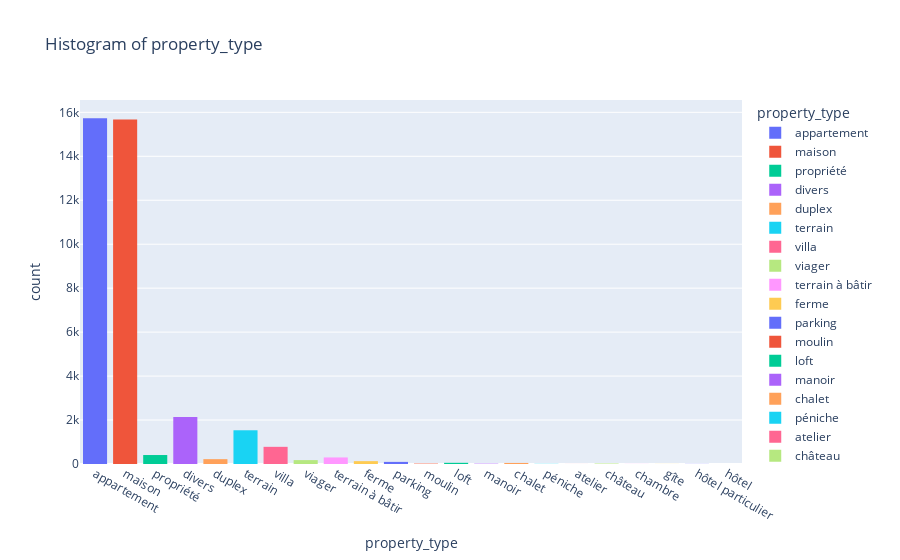

Notebook code for this chart:
### Code cell
prep.histogram(df,'property_type')

### Figure 1 — Plotly figure (JSON) as saved in the notebook; plotly's stock layout.template omitted (floating-point values rounded to 4 significant figures; data arrays with more than 128 entries replaced by an {"elided": "..."} marker saying what was removed)
{"data": [{"alignmentgroup": "True", "bingroup": "x", "hovertemplate": "property_type=%{x}<br>count=%{y}<extra></extra>", "legendgroup": "appartement", "marker": {"color": "#636efa", "pattern": {"shape": ""}}, "name": "appartement", "nbinsx": 100, "offsetgroup": "appartement", "orientation": "v", "showlegend": true, "type": "histogram", "x": {"elided": "15733 str values"}, "xaxis": "x", "yaxis": "y"}, {"alignmentgroup": "True", "bingroup": "x", "hovertemplate": "property_type=%{x}<br>count=%{y}<extra></extra>", "legendgroup": "maison", "marker": {"color": "#EF553B", "pattern": {"shape": ""}}, "name": "maison", "nbinsx": 100, "offsetgroup": "maison", "orientation": "v", "showlegend": true, "type": "histogram", "x": {"elided": "15675 str values"}, "xaxis": "x", "yaxis": "y"}, {"alignmentgroup": "True", "bingroup": "x", "hovertemplate": "property_type=%{x}<br>count=%{y}<extra></extra>", "legendgroup": "propriété", "marker": {"color": "#00cc96", "pattern": {"shape": ""}}, "name": "propriété", "nbinsx": 100, "offsetgroup": "propriété", "orientation": "v", "showlegend": true, "type": "histogram", "x": {"elided": "408 str values"}, "xaxis": "x", "yaxis": "y"}, {"alignmentgroup": "True", "bingroup": "x", "hovertemplate": "property_type=%{x}<br>count=%{y}<extra></extra>", "legendgroup": "divers", "marker": {"color": "#ab63fa", "pattern": {"shape": ""}}, "name": "divers", "nbinsx": 100, "offsetgroup": "divers", "orientation": "v", "showlegend": true, "type": "histogram", "x": {"elided": "2137 str values"}, "xaxis": "x", "yaxis": "y"}, {"alignmentgroup": "True", "bingroup": "x", "hovertemplate": "property_type=%{x}<br>count=%{y}<extra></extra>", "legendgroup": "duplex", "marker": {"color": "#FFA15A", "pattern": {"shape": ""}}, "name": "duplex", "nbinsx": 100, "offsetgroup": "duplex", "orientation": "v", "showlegend": true, "type": "histogram", "x": {"elided": "220 str values"}, "xaxis": "x", "yaxis": "y"}, {"alignmentgroup": "True", "bingroup": "x", "hovertemplate": "property_type=%{x}<br>count=%{y}<extra></extra>", "legendgroup": "terrain", "marker": {"color": "#19d3f3", "pattern": {"shape": ""}}, "name": "terrain", "nbinsx": 100, "offsetgroup": "terrain", "orientation": "v", "showlegend": true, "type": "histogram", "x": {"elided": "1534 str values"}, "xaxis": "x", "yaxis": "y"}, {"alignmentgroup": "True", "bingroup": "x", "hovertemplate": "property_type=%{x}<br>count=%{y}<extra></extra>", "legendgroup": "villa", "marker": {"color": "#FF6692", "pattern": {"shape": ""}}, "name": "villa", "nbinsx": 100, "offsetgroup": "villa", "orientation": "v", "showlegend": true, "type": "histogram", "x": {"elided": "781 str values"}, "xaxis": "x", "yaxis": "y"}, {"alignmentgroup": "True", "bingroup": "x", "hovertemplate": "property_type=%{x}<br>count=%{y}<extra></extra>", "legendgroup": "viager", "marker": {"color": "#B6E880", "pattern": {"shape": ""}}, "name": "viager", "nbinsx": 100, "offsetgroup": "viager", "orientation": "v", "showlegend": true, "type": "histogram", "x": {"elided": "177 str values"}, "xaxis": "x", "yaxis": "y"}, {"alignmentgroup": "True", "bingroup": "x", "hovertemplate": "property_type=%{x}<br>count=%{y}<extra></extra>", "legendgroup": "terrain à bâtir", "marker": {"color": "#FF97FF", "pattern": {"shape": ""}}, "name": "terrain à bâtir", "nbinsx": 100, "offsetgroup": "terrain à bâtir", "orientation": "v", "showlegend": true, "type": "histogram", "x": {"elided": "298 str values"}, "xaxis": "x", "yaxis": "y"}, {"alignmentgroup": "True", "bingroup": "x", "hovertemplate": "property_type=%{x}<br>count=%{y}<extra></extra>", "legendgroup": "ferme", "marker": {"color": "#FECB52", "pattern": {"shape": ""}}, "name": "ferme", "nbinsx": 100, "offsetgroup": "ferme", "orientation": "v", "showlegend": true, "type": "histogram", "x": {"elided": "130 str values"}, "xaxis": "x", "yaxis": "y"}, {"alignmentgroup": "True", "bingroup": "x", "hovertemplate": "property_type=%{x}<br>count=%{y}<extra></extra>", "legendgroup": "parking", "marker": {"color": "#636efa", "pattern": {"shape": ""}}, "name": "parking", "nbinsx": 100, "offsetgroup": "parking", "orientation": "v", "showlegend": true, "type": "histogram", "x": ["parking", "parking", "parking", "parking", "parking", "parking", "parking", "parking", "parking", "parking", "parking", "parking", "parking", "parking", "parking", "parking", "parking", "parking", "parking", "parking", "parking", "parking", "parking", "parking", "parking", "parking", "parking", "parking", "parking", "parking", "parking", "parking", "parking", "parking", "parking", "parking", "parking", "parking", "parking", "parking", "parking", "parking", "parking", "parking", "parking", "parking", "parking", "parking", "parking", "parking", "parking", "parking", "parking", "parking", "parking", "parking", "parking", "parking", "parking", "parking", "parking", "parking", "parking", "parking", "parking", "parking", "parking", "parking", "parking", "parking", "parking", "parking", "parking", "parking", "parking", "parking", "parking", "parking", "parking", "parking", "parking", "parking", "parking", "parking", "parking", "parking", "parking", "parking", "parking", "parking", "parking", "parking", "parking", "parking", "parking", "parking"], "xaxis": "x", "yaxis": "y"}, {"alignmentgroup": "True", "bingroup": "x", "hovertemplate": "property_type=%{x}<br>count=%{y}<extra></extra>", "legendgroup": "moulin", "marker": {"color": "#EF553B", "pattern": {"shape": ""}}, "name": "moulin", "nbinsx": 100, "offsetgroup": "moulin", "orientation": "v", "showlegend": true, "type": "histogram", "x": ["moulin", "moulin", "moulin", "moulin", "moulin", "moulin", "moulin", "moulin", "moulin", "moulin", "moulin", "moulin", "moulin", "moulin", "moulin", "moulin", "moulin"], "xaxis": "x", "yaxis": "y"}, {"alignmentgroup": "True", "bingroup": "x", "hovertemplate": "property_type=%{x}<br>count=%{y}<extra></extra>", "legendgroup": "loft", "marker": {"color": "#00cc96", "pattern": {"shape": ""}}, "name": "loft", "nbinsx": 100, "offsetgroup": "loft", "orientation": "v", "showlegend": true, "type": "histogram", "x": ["loft", "loft", "loft", "loft", "loft", "loft", "loft", "loft", "loft", "loft", "loft", "loft", "loft", "loft", "loft", "loft", "loft", "loft", "loft", "loft", "loft", "loft", "loft", "loft", "loft", "loft", "loft", "loft", "loft", "loft", "loft", "loft", "loft", "loft", "loft", "loft", "loft", "loft", "loft", "loft", "loft", "loft", "loft", "loft", "loft", "loft", "loft", "loft", "loft", "loft", "loft", "loft", "loft", "loft"], "xaxis": "x", "yaxis": "y"}, {"alignmentgroup": "True", "bingroup": "x", "hovertemplate": "property_type=%{x}<br>count=%{y}<extra></extra>", "legendgroup": "manoir", "marker": {"color": "#ab63fa", "pattern": {"shape": ""}}, "name": "manoir", "nbinsx": 100, "offsetgroup": "manoir", "orientation": "v", "showlegend": true, "type": "histogram", "x": ["manoir", "manoir", "manoir", "manoir", "manoir", "manoir", "manoir", "manoir", "manoir", "manoir", "manoir", "manoir", "manoir", "manoir", "manoir"], "xaxis": "x", "yaxis": "y"}, {"alignmentgroup": "True", "bingroup": "x", "hovertemplate": "property_type=%{x}<br>count=%{y}<extra></extra>", "legendgroup": "chalet", "marker": {"color": "#FFA15A", "pattern": {"shape": ""}}, "name": "chalet", "nbinsx": 100, "offsetgroup": "chalet", "orientation": "v", "showlegend": true, "type": "histogram", "x": ["chalet", "chalet", "chalet", "chalet", "chalet", "chalet", "chalet", "chalet", "chalet", "chalet", "chalet", "chalet", "chalet", "chalet", "chalet", "chalet", "chalet", "chalet", "chalet", "chalet", "chalet", "chalet", "chalet", "chalet", "chalet", "chalet", "chalet", "chalet", "chalet", "chalet", "chalet", "chalet", "chalet", "chalet", "chalet", "chalet", "chalet", "chalet", "chalet", "chalet", "chalet", "chalet", "chalet", "chalet", "chalet", "chalet", "chalet", "chalet"], "xaxis": "x", "yaxis": "y"}, {"alignmentgroup": "True", "bingroup": "x", "hovertemplate": "property_type=%{x}<br>count=%{y}<extra></extra>", "legendgroup": "péniche", "marker": {"color": "#19d3f3", "pattern": {"shape": ""}}, "name": "péniche", "nbinsx": 100, "offsetgroup": "péniche", "orientation": "v", "showlegend": true, "type": "histogram", "x": ["péniche", "péniche", "péniche", "péniche", "péniche", "péniche", "péniche", "péniche"], "xaxis": "x", "yaxis": "y"}, {"alignmentgroup": "True", "bingroup": "x", "hovertemplate": "property_type=%{x}<br>count=%{y}<extra></extra>", "legendgroup": "atelier", "marker": {"color": "#FF6692", "pattern": {"shape": ""}}, "name": "atelier", "nbinsx": 100, "offsetgroup": "atelier", "orientation": "v", "showlegend": true, "type": "histogram", "x": ["atelier", "atelier"], "xaxis": "x", "yaxis": "y"}, {"alignmentgroup": "True", "bingroup": "x", "hovertemplate": "property_type=%{x}<br>count=%{y}<extra></extra>", "legendgroup": "château", "marker": {"color": "#B6E880", "pattern": {"shape": ""}}, "name": "château", "nbinsx": 100, "offsetgroup": "château", "orientation": "v", "showlegend": true, "type": "histogram", "x": ["château", "château", "château", "château", "château", "château", "château", "château", "château", "château", "château", "château", "château", "château", "château", "château", "château", "château", "château", "château", "château"], "xaxis": "x", "yaxis": "y"}, {"alignmentgroup": "True", "bingroup": "x", "hovertemplate": "property_type=%{x}<br>count=%{y}<extra></extra>", "legendgroup": "chambre", "marker": {"color": "#FF97FF", "pattern": {"shape": ""}}, "name": "chambre", "nbinsx": 100, "offsetgroup": "chambre", "orientation": "v", "showlegend": true, "type": "histogram", "x": ["chambre", "chambre", "chambre", "chambre"], "xaxis": "x", "yaxis": "y"}, {"alignmentgroup": "True", "bingroup": "x", "hovertemplate": "property_type=%{x}<br>count=%{y}<extra></extra>", "legendgroup": "gîte", "marker": {"color": "#FECB52", "pattern": {"shape": ""}}, "name": "gîte", "nbinsx": 100, "offsetgroup": "gîte", "orientation": "v", "showlegend": true, "type": "histogram", "x": ["gîte", "gîte", "gîte"], "xaxis": "x", "yaxis": "y"}, {"alignmentgroup": "True", "bingroup": "x", "hovertemplate": "property_type=%{x}<br>count=%{y}<extra></extra>", "legendgroup": "hôtel particulier", "marker": {"color": "#636efa", "pattern": {"shape": ""}}, "name": "hôtel particulier", "nbinsx": 100, "offsetgroup": "hôtel particulier", "orientation": "v", "showlegend": true, "type": "histogram", "x": ["hôtel particulier", "hôtel particulier", "hôtel particulier", "hôtel particulier", "hôtel particulier", "hôtel particulier"], "xaxis": "x", "yaxis": "y"}, {"alignmentgroup": "True", "bingroup": "x", "hovertemplate": "property_type=%{x}<br>count=%{y}<extra></extra>", "legendgroup": "hôtel", "marker": {"color": "#EF553B", "pattern": {"shape": ""}}, "name": "hôtel", "nbinsx": 100, "offsetgroup": "hôtel", "orientation": "v", "showlegend": true, "type": "histogram", "x": ["hôtel"], "xaxis": "x", "yaxis": "y"}], "layout": {"bargap": 0.2, "barmode": "relative", "legend": {"title": {"text": "property_type"}, "tracegroupgap": 0}, "title": {"text": "Histogram of property_type"}, "xaxis": {"anchor": "y", "categoryarray": ["appartement", "maison", "propriété", "divers", "duplex", "terrain", "villa", "viager", "terrain à bâtir", "ferme", "parking", "moulin", "loft", "manoir", "chalet", "péniche", "atelier", "château", "chambre", "gîte", "hôtel particulier", "hôtel"], "categoryorder": "array", "domain": [0, 1], "title": {"text": "property_type"}}, "yaxis": {"anchor": "x", "domain": [0, 1], "title": {"text": "count"}}}}
